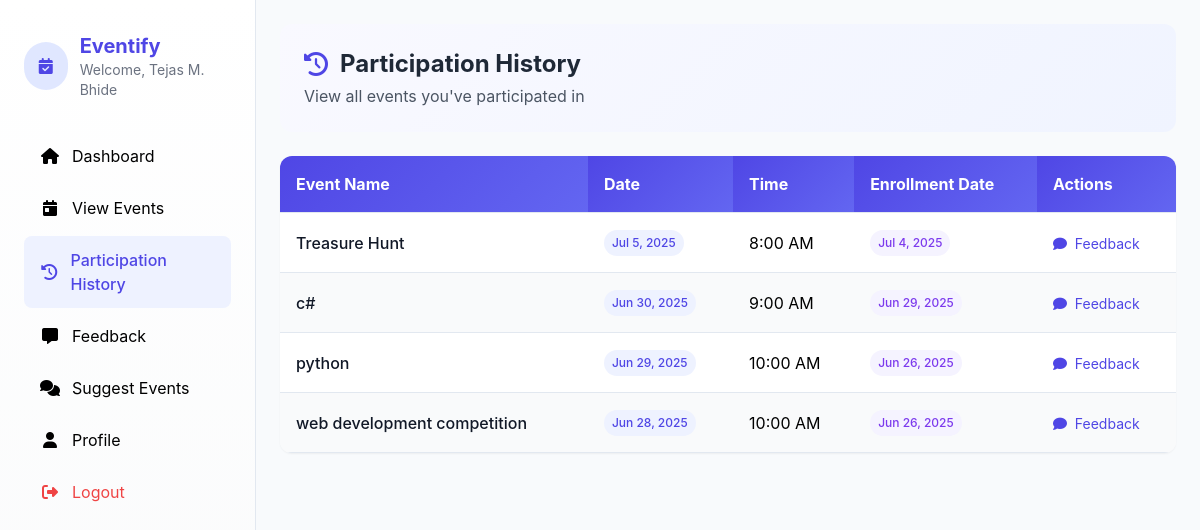
The page /student/history.php (signed in) on the database its author committed.
### tables this page shows
CREATE TABLE `event_enrollments` (
  `enrollment_id` int(11) NOT NULL,
  `student_id` int(11) DEFAULT NULL,
  `event_id` int(11) DEFAULT NULL,
  `enrolled_at` timestamp NOT NULL DEFAULT current_timestamp()
);

CREATE TABLE `events` (
  `event_id` int(11) NOT NULL,
  `event_title` varchar(150) NOT NULL,
  `event_description` text NOT NULL,
  `event_date` date NOT NULL,
  `event_time` time NOT NULL,
  `event_end_time` time NOT NULL,
  `max_participants` int(11) DEFAULT NULL,
  `enrollment_deadline` datetime DEFAULT NULL,
  `department_id` int(11) DEFAULT NULL,
  `created_at` timestamp NOT NULL DEFAULT current_timestamp(),
  `notified` tinyint(1) DEFAULT 0
);

### student/history.php (the view, shortened to what this page needs)
<?php
require_once '../includes/db.php';
$student_id = $_SESSION['student_id'];
$student_name = $_SESSION['student_name'];
$stmt = $pdo->prepare("SELECT e.event_title, e.event_date, e.event_time, r.enrolled_at
  FROM event_enrollments r
  JOIN events e ON r.event_id = e.event_id
  WHERE r.student_id = ?
  ORDER BY e.event_date DESC
");
$stmt->execute([$student_id]);
$history = $stmt->fetchAll();
?>
<!DOCTYPE html>
<html lang="en">
<head>
  <script src="https://cdn.tailwindcss.com"></script>
  <link rel="stylesheet" href="https://cdnjs.cloudflare.com/ajax/libs/font-awesome/6.4.0/css/all.min.css">
</head>
<body class="min-h-screen">
  <div class="flex pt-16 md:pt-0">
    <aside id="sidebar" class="sidebar w-64 px-6 py-8 fixed top-0 left-0 z-40 h-full transform -translate-x-full md:translate-x-0 transition-transform duration-200 ease-in-out">
      <div class="mb-8 flex items-center">
        <div class="w-12 h-12 rounded-full bg-indigo-100 flex items-center justify-center mr-3">
          <i class="fas fa-calendar-check text-indigo-600"></i>
        </div>
        <div>
          <h2 class="text-xl font-bold text-indigo-600">Eventify</h2>
          <p class="text-sm text-gray-500">Welcome, <?= htmlspecialchars($student_name) ?></p>
        </div>
      </div>
      <nav class="sidebar-nav space-y-1">
        <a href="dashboard.php" class="hover:text-indigo-600">
          <i class="fas fa-home"></i> Dashboard
        </a>
        <a href="events.php" class="hover:text-indigo-600">
          <i class="fas fa-calendar-day"></i> View Events
        </a>
        <a href="history.php" class="active">
          <i class="fas fa-history"></i> Participation History
        </a>
        <a href="feedback.php" class="hover:text-indigo-600">
          <i class="fas fa-comment-alt"></i> Feedback
        </a>
        <a href="suggest_event.php" class="hover:text-indigo-600">
          <i class="fas fa-comments"></i> Suggest Events
        </a>
        <a href="profile.php" class="hover:text-indigo-600">
          <i class="fas fa-user"></i> Profile
        </a>
        <a href="logout.php" class="text-red-500 hover:text-red-600 mt-4">
          <i class="fas fa-sign-out-alt"></i> Logout
        </a>
      </nav>
    </aside>
    <main class="flex-1 md:ml-64 p-6">
      <div class="max-w-7xl mx-auto">
        <div class="page-header">
          <h1 class="text-2xl font-bold text-gray-800 flex items-center">
            <i class="fas fa-history text-indigo-600 mr-3"></i> Participation History
          </h1>
          <p class="text-gray-600 mt-1">View all events you've participated in</p>
        </div>
        <div class="bg-white rounded-xl shadow-sm overflow-hidden">
          <?php if (count($history) > 0): ?>
            <div class="overflow-x-auto">
              <table class="history-table">
                <thead>
                  <tr>
                    <th class="pl-6 pr-4 py-3">Event Name</th>
                    <th class="px-4 py-3">Date</th>
                    <th class="px-4 py-3">Time</th>
                    <th class="px-4 py-3">Enrollment Date</th>
                    <th class="pr-6 pl-4 py-3">Actions</th>
                  </tr>
                </thead>
                <tbody>
                  <?php foreach ($history as $row): ?>
                    <tr>
                      <td class="pl-6 pr-4 py-4 font-medium text-gray-900">
                        <?= htmlspecialchars($row['event_title']) ?>
                      </td>
                      <td class="px-4 py-4 date-cell">
                        <span class="badge badge-primary">
                          <?= date('M j, Y', strtotime($row['event_date'])) ?>
                        </span>
                      </td>
                      <td class="px-4 py-4">
                        <?= date('g:i A', strtotime($row['event_time'])) ?>
                      </td>
                      <td class="px-4 py-4 date-cell">
                        <span class="badge badge-secondary">
                          <?= date('M j, Y', strtotime($row['enrolled_at'])) ?>
                        </span>
                      </td>
                      <td class="pr-6 pl-4 py-4">
                        <a href="feedback.php" class="text-indigo-600 hover:text-indigo-800 hover:underline text-sm">
                          <i class="fas fa-comment mr-1"></i> Feedback
                        </a>
                      </td>
                    </tr>
                  <?php endforeach; ?>
                </tbody>
              </table>
            </div>
          <?php endif; ?>
        </div>
      </div>
    </main>
  </div>
</body>
</html>

### student/history.php (style rules this page uses)
:root { --primary: #4f46e5; --primary-light: #6366f1; --primary-dark: #4338ca; }
body { background-color: #f8fafc; font-family: 'Inter', -apple-system, BlinkMacSystemFont, sans-serif; }
.sidebar { min-height: 100vh; background: linear-gradient(180deg, #ffffff 0%, #f9fafb 100%); border-right: 1px solid #e2e8f0; }
.sidebar-nav a { display: flex; align-items: center; padding: 0.75rem 1rem; border-radius: 0.5rem; transition: all 0.2s ease; }
.sidebar-nav a.active { background-color: #eef2ff; color: var(--primary); font-weight: 500; }
.sidebar-nav a i { margin-right: 0.75rem; width: 1.25rem; text-align: center; }
.history-table { border-collapse: separate; border-spacing: 0; width: 100%; }
.history-table thead th { background: linear-gradient(135deg, var(--primary), var(--primary-light)); color: white; position: sticky; top: 0; z-index: 10; }
.history-table th, .history-table td { padding: 1rem; text-align: left; border-bottom: 1px solid #e2e8f0; }
.history-table tbody tr { transition: all 0.2s ease; }
.history-table tbody tr:nth-child(even) { background-color: #f9fafb; }
.badge { display: inline-block; padding: 0.25rem 0.5rem; border-radius: 9999px; font-size: 0.75rem; font-weight: 500; }
.badge-primary { background-color: #eef2ff; color: var(--primary); }
.badge-secondary { background-color: #f5f3ff; color: #7c3aed; }
.date-cell { min-width: 120px; }
.page-header { background: linear-gradient(135deg, #f9f9ff 0%, #f0f4ff 100%); border-radius: 0.75rem; padding: 1.5rem; margin-bottom: 1.5rem; }

### rows shown on the page
event_enrollments: event.event_title "Treasure Hunt", event.event_date "Jul 5, 2025", event.event_time "8:00 AM", enrolled_at "Jul 4, 2025"
event_enrollments: event.event_title "c#", event.event_date "Jun 30, 2025", event.event_time "9:00 AM", enrolled_at "Jun 29, 2025"
event_enrollments: event.event_title "python", event.event_date "Jun 29, 2025", event.event_time "10:00 AM", enrolled_at "Jun 26, 2025"
event_enrollments: event.event_title "web development competition", event.event_date "Jun 28, 2025", event.event_time "10:00 AM", enrolled_at "Jun 26, 2025"

### other values the page prints
$student_name "Tejas M. Bhide"
